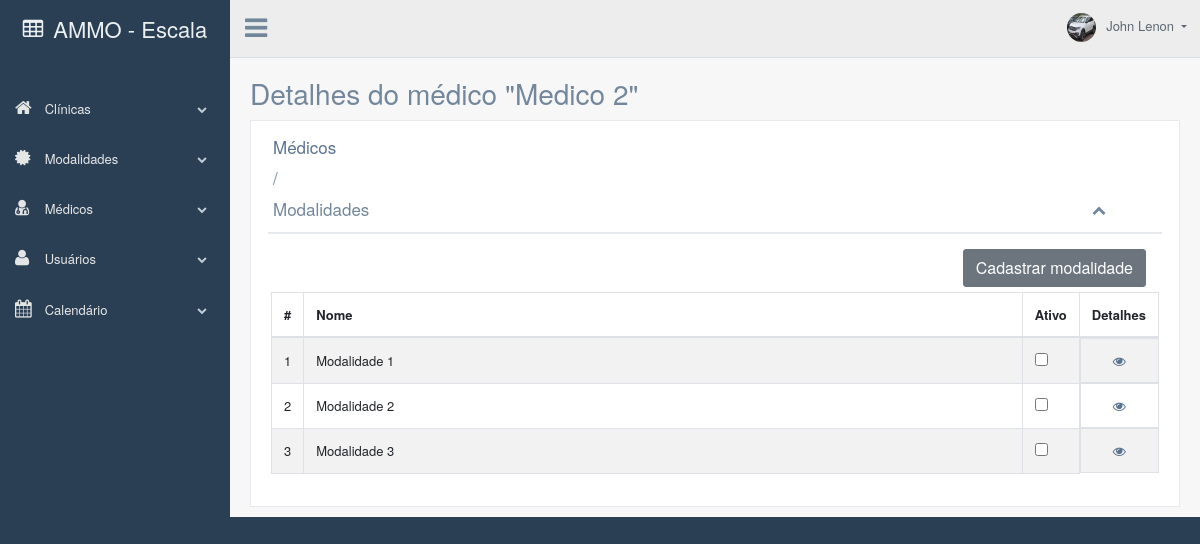
Before: /detalhesMedicos.php?id=38 (signed in) with the older database file.
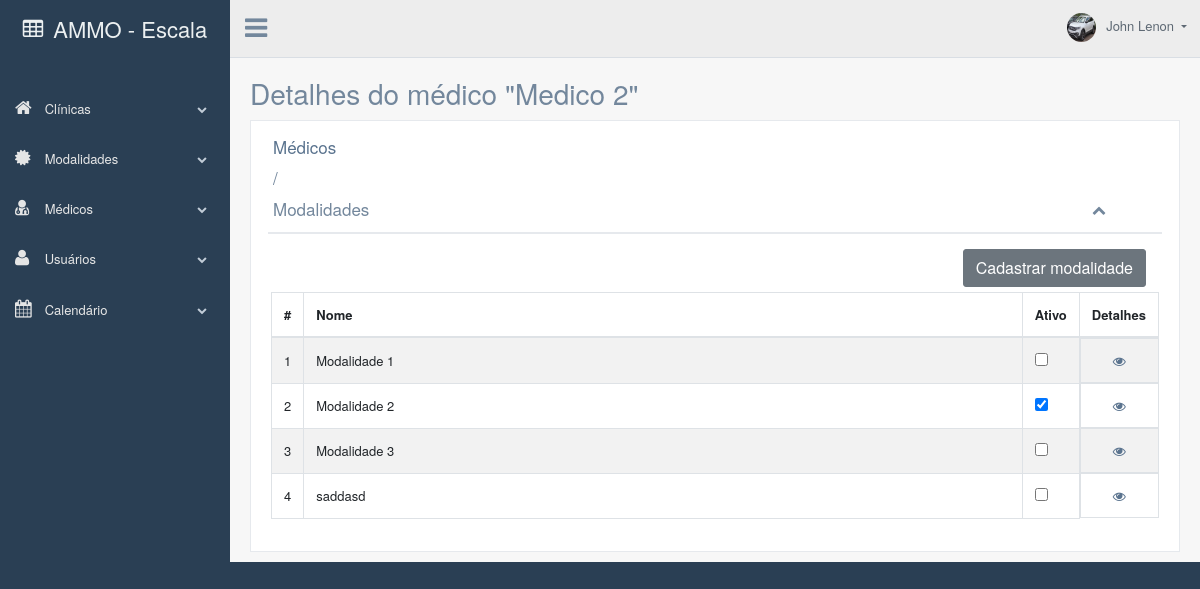
After: the same page with the newer database file.
### tables this page shows
CREATE TABLE `modalidades` (
  `id` int(11) NOT NULL,
  `nome` varchar(255) NOT NULL
);

CREATE TABLE `detalhes_medico` (
  `id` int(11) NOT NULL,
  `id_medico` int(11) NOT NULL,
  `id_modalidade` int(11) NOT NULL,
  `verificar` int(11) NOT NULL
);

### detalhesMedicos.php (the view, shortened to what the changed rows need)
<?php
include("banco_de_dados/medicosBanco.php");
$medico_id = $_GET['id'];
$algo = $mysqli->query("SELECT * FROM detalhes_medico WHERE id_medico = '$medico_id'");
?>
<!DOCTYPE html>
<html lang="pt-br">
<head>
    <?php include("links.php"); ?>
</head>
<body class="nav-md">
    <div class="container body">
        <div class="main_container">
            <?php include("estrutura/cabecalho.php"); ?>
            <div class="right_col" role="main">
                <div class="row">
                    <div class="col-md-12 col-sm-12">
                        <div class="x_panel">
                            <div class="x_title">
                                <h2><a href="javascript:history.go(-1)">Médicos</a></h2><h2>/</h2><h2>Modalidades</h2>
                            </div>
                            <div class="x_content">
                                <div class="card-box table-responsive">
                                    <table id="datatable-responsive" class="table table-striped table-bordered dt-responsive nowrap compact" cellspacing="0" width="100%">
                                        <thead>
                                            <tr>
                                                <th style="width: 0px;">#</th>
                                                <th>Nome</th>
                                                <th style="width: 0px;">Ativo</th>
                                                <th style="width: 0px;">Detalhes</th>
                                            </tr>
                                        </thead>
                                        <tbody>
                                            <?php
                                            $i = 0;
                                            $modalidades = $mysqli->query("SELECT * FROM modalidades");
                                            foreach ($modalidades as $modalidades) :
                                            ?>
                                                <tr>
                                                    <td class="align-middle" scope="row"><?php echo ++$i; ?></td>
                                                    <td class="align-middle"> <?php echo $modalidades['nome']; ?></td>
                                                    <td class="align-middle">
                                                        <input id="switch" data-id="<?php echo $modalidades['id'] ?>" type="checkbox" class="js-switch" <?php
                                                                                                                                                        foreach ($algo as $item) :
                                                                                                                                                            if ($item['id_modalidade'] == $modalidades['id']) {
                                                                                                                                                                echo $item['verificar'] ? "checked" : '';
                                                                                                                                                            }
                                                                                                                                                        endforeach;
                                                                                                                                                        ?> />
                                                    </td>
                                                    <td class="align-middle d-flex justify-content-center">
                                                        <form style="margin: 0px;" action="detalhesModalidades.php?id=<?php echo $modalidades['id'] ?>" method="post">
                                                            <a href="javascript:void(0);" onclick="submitForm(this);" class="fa fa-eye" style="border:none; background-color:transparent;" type="submit" name="enviar_nome_modalidade" id="<?php echo $modalidades['id'] ?>"></a>
                                                        </form>
                                                    </td>
                                                </tr>
                                            <?php
                                            endforeach;
                                            ?>
                                        </tbody>
                                    </table>
                                </div>
                            </div>
                        </div>
                    </div>
                </div>
            </div>
        </div>
    </div>
</body>
</html>

Changed rows visible on the page:
computed for modalidades "Modalidade 2": id.verificar "☐" → "☑"
added modalidades: nome "saddasd"
